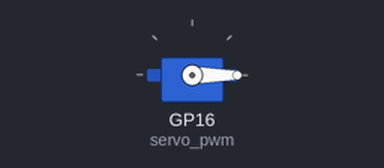
Bench run of a program on a simulated Raspberry Pi Pico running MicroPython. On the bench: servo. Servo angles are drawn from the pulse width (0.5 ms = 0°, 2.5 ms = 180°). At 4.0 s the program stops and its outputs stay as they are.

Above: at 0.1 s.
At 1.1 s:
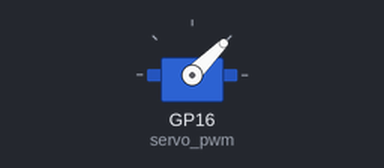
At 3.1 s:
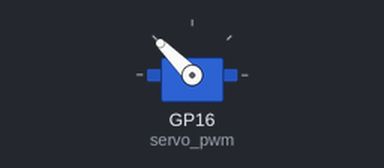
At 4.1 s:
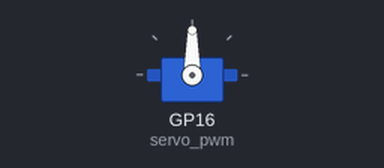
Timing chart, 0 to 5.5 s (numbered marks = the images above):
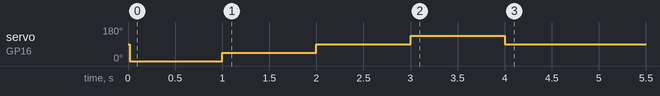

The program:

testServo.py
```python
#credit : https://microcontrollerslab.com/dc-motor-l298n-driver-raspberry-pi-pico-tutorial/
from machine import Pin, PWM, time_pulse_us
from time import sleep, sleep_us

# Servo Motor
servo_pwm = PWM(Pin(16))
servo_pwm.freq(50)

#refer to slide for explanation
def set_angle(angle):
    pulse_width = 500 + (angle / 180) * 2000
    duty = int((pulse_width / 20000) * 65535)
    servo_pwm.duty_u16(duty)


#first we find our starting angle
set_angle(90)

for angle in range(0,180,45):
    set_angle(angle)
    sleep(1)

set_angle(90)

#further illustration during lesson
```

Measured:
- by itself, servo on GP16 (servo_pwm): 90° → 0° at 0.02 s, → 45° 0.98 s later, → 90° 1.0 s later, → 135° 1.0 s later, … (5 changes in this stretch)
